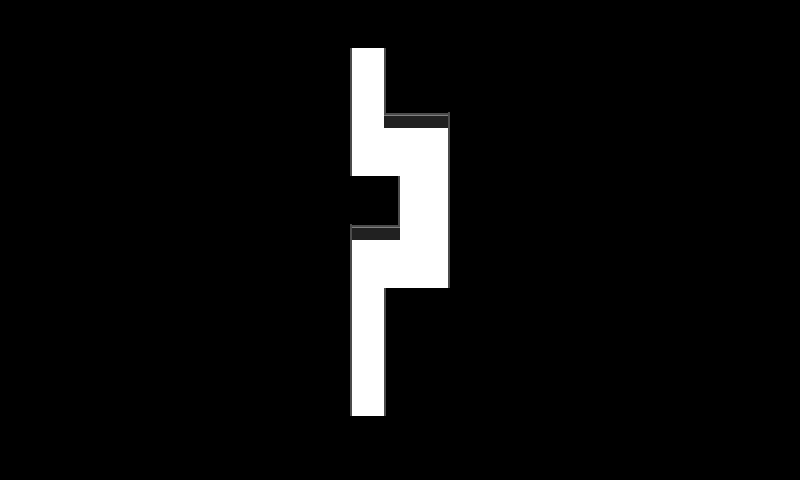

A 2D game scene composited from a Tiled map and its tileset images. What follows is a short description and the map's XML, with each tile layer's data collapsed to a summary:
An orthogonal 50x30 tile map with 16x16 px tiles, 1 tile layer (Tile Layer 1), 2 tilesets and 2 objects.

<map version="1.0" orientation="orthogonal" renderorder="right-down" width="50" height="30" tilewidth="16" tileheight="16" nextobjectid="3">
 <tileset firstgid="1" name="Tileset" tilewidth="16" tileheight="16" tilecount="64">
  <image source="Tileset.png" width="128" height="128" />
 </tileset>
 <tileset firstgid="65" name="ObjSet" tilewidth="16" tileheight="16" tilecount="6">
  <image source="ObjSet.png" width="96" height="16" />
 </tileset>
 <layer name="Tile Layer 1" width="50" height="30">
  <data>[1500 cells, 1500 non-empty, 7 distinct tile ids]</data>
 </layer>
 <objectgroup name="Object Layer 1">
  <object id="1" gid="67" x="352" y="384" width="16" height="16">
   <properties>
    <property name="type" value="Start" />
   </properties>
  </object>
  <object id="2" gid="67" x="360" y="64.3333" width="16" height="16">
   <properties>
    <property name="type" value="Goal" />
   </properties>
  </object>
 </objectgroup>
</map>
